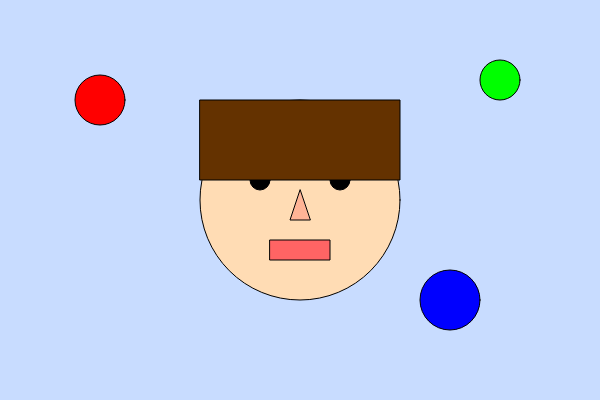
Frame 1 (no input)
Frame 2 (the mouse pressed at the canvas centre, redrawn once): identical to frame 1, image omitted

The p5.js sketch that drew this single still picture (run headless with seeded random() and noise() and a simulated clock; the mouse was pressed at the canvas centre and the sketch redrawn once):

// p5.js sketch
// ── sketch.js
function setup() {
  createCanvas(600, 400);
  noLoop();
}

function draw() {
  background(200, 220, 255); // 하늘색 배경

  // 얼굴 (원)
  fill(255, 220, 180);
  ellipse(300, 200, 200, 200);

  // 왼쪽 눈
  fill(0);
  ellipse(260, 180, 20, 20);

  // 오른쪽 눈
  ellipse(340, 180, 20, 20);

  // 코 (삼각형)
  fill(255, 180, 150);
  triangle(300, 190, 290, 220, 310, 220);

  // 입 (사각형)
  fill(255, 100, 100);
  rect(270, 240, 60, 20);

  // 머리 (큰 사각형 느낌)
  fill(100, 50, 0);
  rect(200, 100, 200, 80);

  // 장식용 원
  fill(255, 0, 0);
  ellipse(100, 100, 50, 50);

  fill(0, 255, 0);
  ellipse(500, 80, 40, 40);

  fill(0, 0, 255);
  ellipse(450, 300, 60, 60);
}
